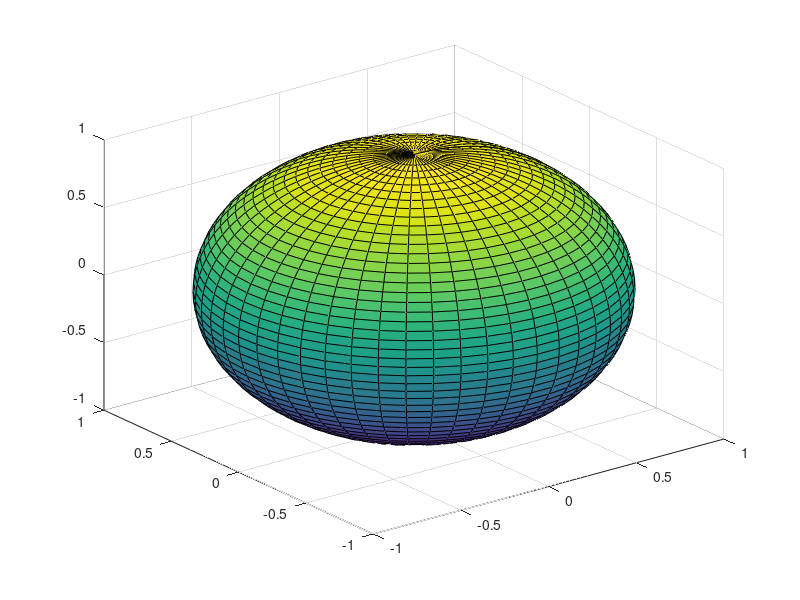

Source code (MATLAB): (Note: this script raises an error after producing the figure.)
[px,py,pz] = sphere(50);                % generate coordinates for a 50 x 50 sphere
sEarth = surf(px, py ,flip(pz));
sEarth.FaceColor = 'texturemap';        % set color to texture mapping
sEarth.EdgeColor = 'none';              % remove surface edge color
sEarth.CData = earth;    
hold on
sCloud = surf(px*1.02,py*1.02,flip(pz)*1.02); 
sCloud.FaceColor = 'texturemap';        % set color to texture mapping
sCloud.EdgeColor = 'none';              % remove surface edge color
sCloud.CData = clouds;                  % set color data 
sCloud.FaceAlpha = 'texturemap';        % set transparency to texture mapping
sCloud.AlphaData = max(clouds,[],3);  % set transparency data 
hold off

daspect([1 1 1])
grid off